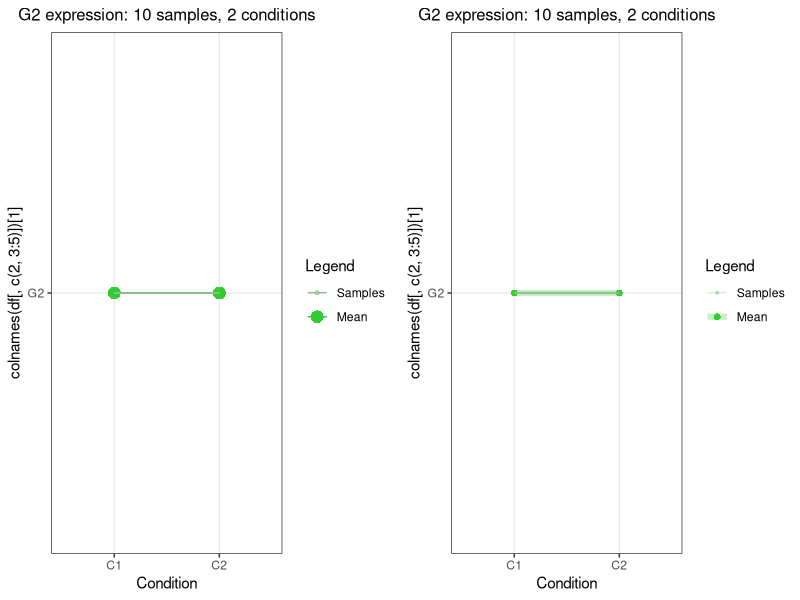

This chart was generated by the following R code:
#!/usr/bin/env Rscript
# from the lintwo.R but cleaned up without the experimental code (hopefully)
# linetw2, lines between two conditions

# One of the learnigns from this, is that ggplot trying to work from the data as much as possible
# and postprocessing can be thorny, so it's best to dress up your data frame with values and strings
# that would also look good on a graph. Meaning that they will likely be a little vernbose.
library(ggplot2)
library(Cairo)
library(gridExtra)

# fix the pseudrand seq or not?
set.seed(1)

# We're going to simulate values coming from two conditions
ns <-20 
hns <- ns/2 # half the samples
c1m <- 4 # group 1 mean
c2m <- 8 # group 2 mean
c1sd <- 1 # group 1 sd
c2sd <- 1 # group 1 sd

# d <- data.frame(G1=as.numeric(c(rnorm(hns, mean=c1m, sd=c1sd), rnorm(hns, mean=c2m, sd=c2sd))),
#                 G2=as.numeric(c(rnorm(ns, mean=c1m, sd=c1sd))),
#                 Condition=rep(paste0("C",1:2), each=hns),
#                 Pair=rep(paste0("P",1:hns), 2),
#                 Legend=rep("Samples",ns))
d0 <- matrix(c(rnorm(hns, mean=c1m, sd=c1sd), rnorm(hns, mean=c2m, sd=c2sd),
               rnorm(ns, mean=c1m, sd=c1sd)), nrow=ns)
d <- rbind(d0, c(mean(d0[1:hns,1]), mean(d0[1:hns,2])))
d <- rbind(d, c(mean(d[(hns+1):ns,1]), mean(d[(hns+1):ns,2])))
colnames(d) <- paste0("G", 1:2)
df <- as.data.frame(d)
# rm(d)
df$Condition=c(rep(paste0("C",1:2), each=hns), paste0("C", 1:2))
df$Pair=c(rep(paste0("P",1:hns), 2), rep("NP", 2))
df$Legend=c(rep("Samples",ns), rep("Mean", 2))
# Those column titles somewhat verbose, but make graph come out nice.

# Introduce Legend values which are the averages for both groups.
# df <- rbind(df, c(mean(df[1:hns,1]), mean(df[1:hns,2]) , "C1", "NP", "Mean"))
# df <- rbind(df, c(mean(df[(hns+1):ns,1]), mean(df[(hns+1):ns,2]) , "C2", "NP", "Mean"))
# d <- rbind(d, c(mean(d$G2[d$Condition=="C1"]), "C1", "NP", "Mean"), c(mean(d$G2[d$Condition=="C2"]), "C2", "NP", "Mean"))
# # that rbind() seems to convert numbers to character, so let's revise the column types:
df$Condition <- factor(df$Condition)
df$Pair <- factor(df$Pair)
df$Legend <- factor(df$Legend, levels=c("Samples", "Mean"))
browser()
CairoPNG("ltw2.png", 1000, 600)
p1 <- ggplot(df[,c(1,3:5)], aes(x=Condition, y=colnames(df[,c(2,3:5)])[1], group=Pair), colour=Condition) +
        # the Group=Pair will ensure the lines between each member of a pair are correct.
        geom_point(aes(colour=Legend, shape=Legend, size=Legend)) +
        geom_path(aes(colour=Legend)) +
        # quite different to have alternate sizes for point and line, so, forget.
        # scale_color_manual(values = c("darkseagreen", "limegreen"), labels=c("Samples", "Mean")) +
        scale_color_manual(values = c("darkseagreen", "limegreen")) +
        # labs(colour = "Legend") +
        # labs or labels within an aes will cause two legends! 
        # scale_fill_manual(values = c("Samples", "Means"), name="") +
        scale_size_manual(values = c(1, 4)) +
        scale_shape_manual(values = c(1, 16)) +
        # 1 is empty circ, 16 is filled circ.
        theme_bw() +
        ggtitle(paste0(colnames(df[,c(2,3:5)])[1], " expression: ", hns, " samples, 2 conditions")) +
        theme(plot.title=element_text(size=12, hjust=0.5))
p2 <- ggplot(df[,c(2,3:5)], aes(x=Condition, y=colnames(df[,c(2,3:5)])[1], group=Pair), colour=Condition) +
        # the Group=Pair will ensure the lines between each member of a pair are correct.
        geom_point(aes(colour=Legend, shape=Legend, size=Legend)) +
        geom_path(aes(colour=Legend, size=Legend), alpha=0.3) +
        # quite different to have alternate sizes for point and line, so, forget.
        # scale_color_manual(values = c("darkseagreen", "limegreen"), labels=c("Samples", "Mean")) +
        scale_color_manual(values = c("darkseagreen", "limegreen")) +
        # labs(colour = "Legend") +
        # labs or labels within an aes will cause two legends! 
        # scale_fill_manual(values = c("Samples", "Means"), name="") +
        scale_size_manual(values = c(0.5, 2)) +
        scale_shape_manual(values = c(1, 16)) +
        # 1 is empty circ, 16 is filled circ.
        theme_bw() +
        ggtitle(paste0(colnames(df[,c(2,3:5)])[1], " expression: ", hns, " samples, 2 conditions")) +
        theme(plot.title=element_text(size=12, hjust=0.5))
lp <- list(p1, p2)
do.call("grid.arrange", c(lp, ncol=2))
dev.off()

# What won't work
# scale_y_continuous(labels=scaleFUN)
# was an effort to control precision of y values.
# you get discrete value applied to continuous scale there.

# Note colour becomes the legend in geom_point()
# that's why I just named hat variable "Legend"
